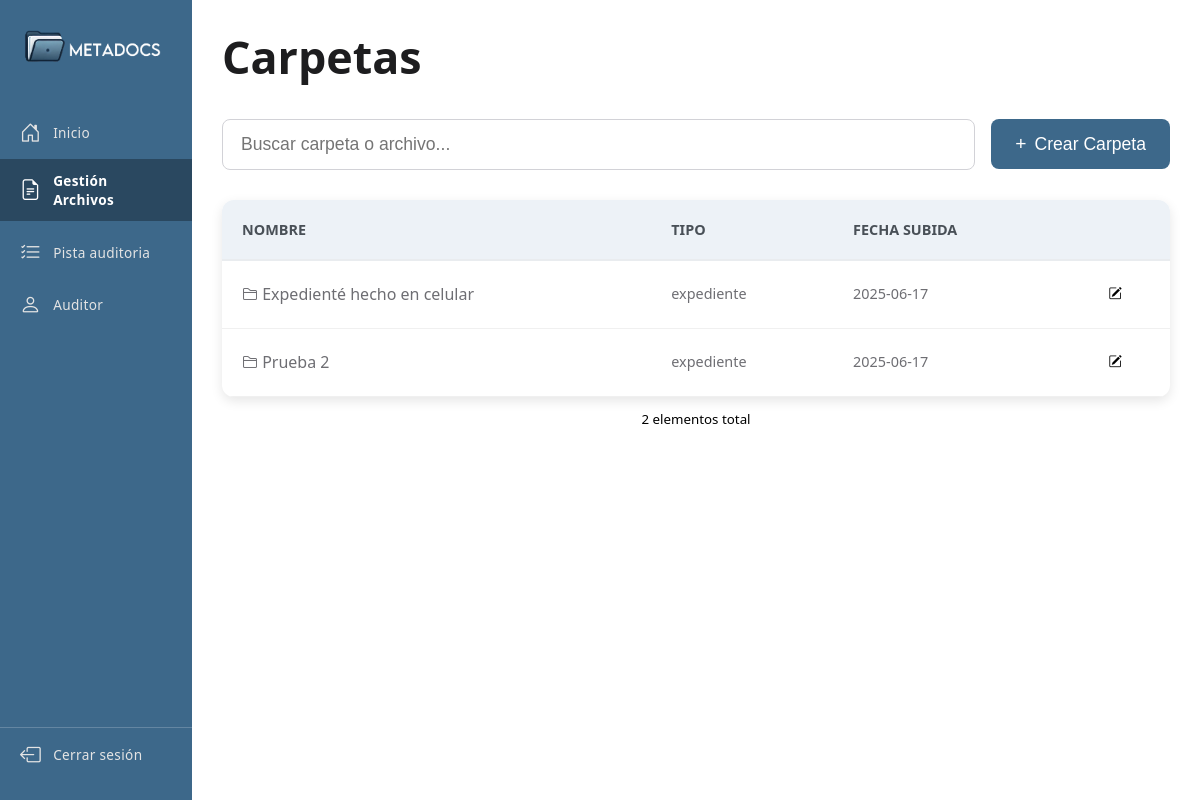
Page /app/vistas/auditor/archivos_auditor.php (signed in) on the committed database.
### tables this page shows
CREATE TABLE `expedientes` (
  `id_expediente` int(11) NOT NULL,
  `nombre` varchar(50) NOT NULL,
  `descripcion` text NOT NULL,
  `fecha_creacion` date DEFAULT current_timestamp(),
  `expediente_padre` int(11) DEFAULT NULL,
  `id_area` int(11) DEFAULT NULL,
  `estado` enum('aprobado','revision','rechazado') DEFAULT NULL,
  `autor` int(11) NOT NULL
);

### app/helpers/info_usuario.php (called while the page is built, shortened)
<?php
require_once 'conexion_bd.php';
$id_usuario = $_SESSION['id_log'];
$sentencia = $conexion_metadocs->prepare("SELECT * FROM usuarios WHERE id_usuario = ?");
$sentencia->bind_param("i", $id_usuario);
$sentencia->execute();
$resultado = $sentencia->get_result();
?>

### app/backend/auditor/gestor_archivos_auditor.php (called while the page is built, shortened)
<?php
require_once '../../helpers/conexion_bd.php';
require_once '../../helpers/info_usuario.php';
function obtenerContenidoUnificado($conexion, $padre_id, $area) {
    $cantidad_tabla = 10;
    $pagina = isset($_GET['pagina']) ? (int)$_GET['pagina'] : 1;
    $inicio = ($pagina - 1) * $cantidad_tabla;
    if ($padre_id === 0) {
        $sql = "SELECT id_expediente as id, nombre, descripcion, fecha_creacion, 'expediente' as tipo_contenido
                FROM expedientes
                WHERE (expediente_padre IS NULL OR expediente_padre = 0)
                AND id_area = ?
                AND estado = 'aprobado'
                ORDER BY nombre
                LIMIT ?, ?";
        $stmt = $conexion->prepare($sql);
        $stmt->bind_param('iii', $area, $inicio, $cantidad_tabla);
        $sql_total = "SELECT COUNT(*) as total
                     FROM expedientes
                     WHERE (expediente_padre IS NULL OR expediente_padre = 0)
                     AND id_area = ?
                     AND estado = 'aprobado'";
        $stmt_total = $conexion->prepare($sql_total);
        $stmt_total->bind_param('i', $area);
    }
    $stmt->execute();
    $resultado = $stmt->get_result();
    $contenido = $resultado->fetch_all(MYSQLI_ASSOC);
    $stmt_total->execute();
    $result_total = $stmt_total->get_result();
    if ($padre_id === 0) {
        $total_filas = $result_total->fetch_assoc()['total'];
    } else {
        $total_filas = 0;
        while ($row = $result_total->fetch_assoc()) {
            $total_filas += $row['count'];
        }
    }
    $total_paginas = ceil($total_filas / $cantidad_tabla);
    return [
        'contenido' => $contenido,
        'pagina_actual' => $pagina,
        'total_paginas' => $total_paginas,
        'total_registros' => $total_filas
    ];
}
?>

### app/vistas/auditor/archivos_auditor.php (the view, shortened to what this page needs)
<?php
require_once '../../backend/auditor/gestor_archivos_auditor.php';
$padre_id = isset($_GET['id_expediente']) ? $_GET['id_expediente'] : 0;
$expediente_seleccionado = $padre_id;
$resultado_contenido = obtenerContenidoUnificado($conexion_metadocs, $padre_id, $area);
$contenido_unificado = $resultado_contenido['contenido'];
$total_paginas = $resultado_contenido['total_paginas'];
$total_registros = $resultado_contenido['total_registros'];
?>
<!DOCTYPE html>
<html lang="es">
<head>
    <link rel="stylesheet" href="https://cdn.jsdelivr.net/npm/bootstrap-icons@1.11.3/font/bootstrap-icons.min.css">
    <link rel="stylesheet" href="../../../componentes/css/admin/panel.css">
    <link rel="stylesheet" href="../../../componentes/css/documentador/modal_expediente.css">
    <link rel="stylesheet" href="../../../componentes/css/auditor/archivos_auditor.css">
    <link rel="stylesheet" href="../../../componentes/css/documentador/visor.css">
    <link rel="stylesheet" href="../../../componentes/css/auditor/modal_editar_expediente.css">
</head>
<body>
    <main id="cuerpo">
        <nav id="menu-lateral" class="menu-lateral">
            <figure id="img_menu">
                    <img src="../../../componentes/img/image.png" alt="imagen del menu lateral">
            </figure>
            <ul>
             <div class="menu-opciones-principales">
                <li>
                    <a href="auditor_inicio.php" >
                        <i class="bi bi-house-door"></i>
                        Inicio
                    </a>
                </li>
                <li class="gestion_usuario">
                    <a href="#" id="gestion-usuarios" class="activo">
                        <i class="bi bi-file-earmark-text" ></i>
                        Gestión Archivos
                    </a>
                </li>
                <li>
                    <a href="../../vistas/auditor/pista_auditoria.php">
                        <i class="bi bi-list-check"></i>
                        Pista auditoria
                    </a>
                </li>
                <li class="gestion-usuarios">
                    <a href="#" id="cerrado-usuarios" >
                        <i class="bi bi-person"></i>
                        Auditor
                    </a>
                </li>
            </div>
            <li class="cerrar-sesion-separado">
            <a href="#" id="cerrar_sesion"><i class="bi bi-box-arrow-left"></i>Cerrar sesión</a>
        </li>
            </ul>
        </nav>
        <section id="admin-contenido" class="admin">
            <?php if ($expediente_seleccionado): ?>
                <div class="breadcrumb">
                <a href="?">Inicio</a> <i class="bi bi-chevron-right"></i>
                <a href="javascript:history.back()" class="back-button">Atrás</a>
              <?php
                $carpeta_actual = obtenerInfoExpediente($conexion_metadocs, $expediente_seleccionado);
                if ($carpeta_actual) {
                    echo '<i class="bi bi-chevron-right"></i> ' . htmlspecialchars($carpeta_actual['nombre']);
                } else {
                }
            ?>
            </div>
<div class="title-button-container">
    <div class="title-header-row">
        <h1>Documentos</h1>
    </div>
</div>
<?php else: ?>
<div class="title-button-container">
    <h1>Carpetas</h1>
</div>
<?php endif; ?>
            <div class="buscar-documentos">
                <input type="text" class="input-buscar" placeholder="Buscar carpeta o archivo...">
                <?php if (!$expediente_seleccionado): ?>
                <button class="btn-crear" id="btn_crear">Crear Carpeta</button>
                <?php endif; ?>
            </div>
          <article class="tabla-documentos">
        <table>
            <thead>
                <tr class="table-cabeza">
                    <th>NOMBRE</th>
                    <th>TIPO</th>
                    <th>FECHA SUBIDA</th>
                    <th></th>
                </tr>
            </thead>
            <tbody>
                <?php if (!empty($contenido_unificado)): ?>
                    <?php foreach ($contenido_unificado as $item): ?>
                        <?php if ($item['tipo_contenido'] === 'expediente'): ?>
                            <tr class="documentos" data-url="?id_expediente=<?= $item['id']; ?>">
                                <td class="documento-nombre">
                                    <a href="?id_expediente=<?= $item['id']; ?>">
                                        <i class="bi bi-folder2"></i> <?= htmlspecialchars($item['nombre']); ?>
                                    </a>
                                </td>
                                <td class="documento-tipo">expediente</td>
                                <td class="documento-fecha"><?= htmlspecialchars($item['fecha_creacion']); ?></td>
                                <td class="documento-accion">
                                    <button class="btn_accion" data-id="<?= $item['id']; ?>">
                                        <i class="bi bi-pencil-square"></i>
                                    </button>
                                </td>
                            </tr>
                        <?php endif; ?>
                    <?php endforeach; ?>
                <?php endif; ?>
            </tbody>
        </table>
    </article>
    <?php if (!empty($contenido_unificado) && $total_paginas == 1): ?>
        <div class="info-paginacion" style="text-align:center; margin-top:10px;">
            <small><?php echo $total_registros; ?> elementos total</small>
        </div>
    <?php endif; ?>
        </section>
    </main>
    <?php include '../../vistas/log/modal_cerrar_sesion.php'; ?>
</body>
</html>

### componentes/css/admin/panel.css (style rules this page uses)
* { box-sizing: border-box; margin: 0; padding: 0; }
html, body { height: 100%; }
body { font-family: Arial, sans-serif; background-color: #FFFFFF; display: flex; flex-direction: column; width: 100%; }
#cuerpo { display: flex; flex-direction: row; width: 100%; height: 100%; }
#menu-lateral { background-color: #3D688A; color: #FFFFFF; position: fixed; top: 0; left: 0; z-index: 1000; display: flex; flex-direction: column; height: 100vh; width: 65%; transform: translateX(-100%); transition: transform 0.4s ease; flex-shrink: 0; }
#img_menu { text-align: center; padding: 20px 15px 30px; }
#img_menu img { max-width: 100%; height: auto; border-radius: 8px; }
#menu-lateral ul { list-style: none; display: flex; flex-direction: column; flex: 1; }
.menu-opciones-principales { flex: 1; }
.cerrar-sesion-separado { border-top: 1px solid rgba(255, 255, 255, 0.2); margin: auto 0 20px; }
#menu-lateral li a, .gestion_usuario a, .gestion-usuarios a { position: relative; display: flex; align-items: center; color: #E4E4E4; text-decoration: none; font-size: clamp(1rem, 2.5vw, 1.1rem); padding: 14px 20px; width: 100%; letter-spacing: 0.025em; cursor: pointer; transition: background 0.3s, color 0.3s; }
#menu-lateral li a .bi, .gestion_usuario a .bi, .gestion-usuarios a .bi { font-size: 1.3rem; margin-right: 12px; }
#menu-lateral a.activo { background-color: #2A4860; color: #FFFFFF; font-weight: 600; }
#admin-contenido { padding: 20px; width: 100%; }
@media screen and (min-width: 1024px) { #admin-contenido { margin-left: 16%; padding: 30px; } }
@media screen and (min-width: 1024px) { #menu-lateral { width: 16%; transform: translateX(0) !important; } }
@media screen and (min-width: 1024px) { #menu-lateral li a, .gestion_usuario a, .gestion-usuarios a { font-size: clamp(0.85rem, 1vw, 0.95rem); padding: 12px 20px; } }

### componentes/css/cerrar_sesion.css (style rules this page uses)
body { font-family: 'Segoe UI', sans-serif; margin: 0; padding: 0; }

### rows in the picture
expedientes: nombre "Expedienté hecho en celular", fecha_creacion "2025-06-17"
expedientes: nombre "Prueba 2", fecha_creacion "2025-06-17"

### other values in the picture
$total_registros "2"
